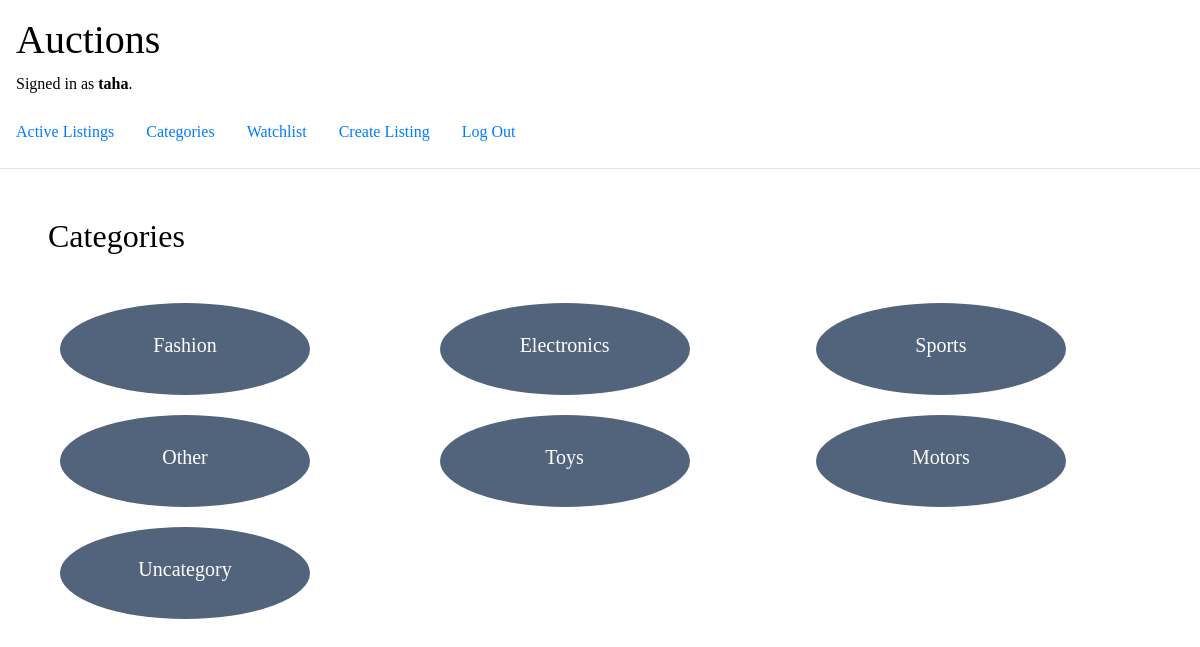
The page /categories (signed in) on the database as committed earlier.
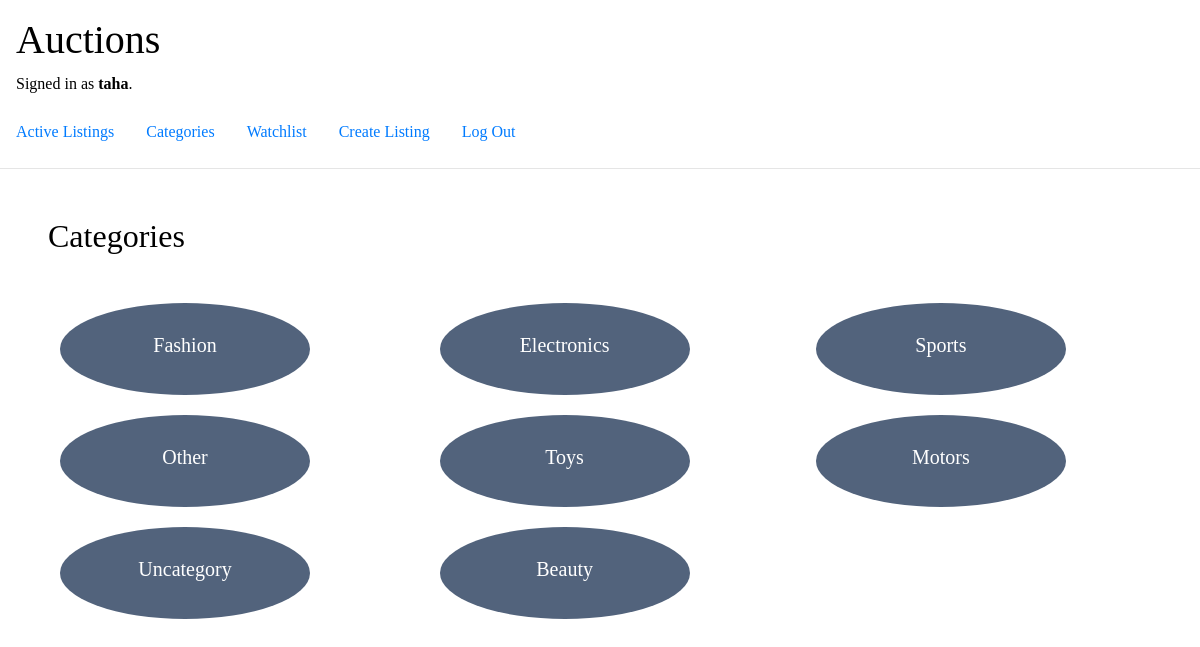
The same page on the database as committed later.
### auctions/models.py (models this page shows, shortened)
class Listing(models.Model):
        title = models.CharField(max_length=64)
        description =models.CharField(max_length=64)
        amount = models.FloatField(max_length=64)
        endAmont = models.FloatField(max_length=64,default=0)
        url =models.CharField(max_length=250)
        category =models.CharField(max_length=64)
        created_at = models.DateTimeField(auto_now_add=True)
        updated_at = models.DateTimeField(auto_now=True)
        user = models.ForeignKey(User, on_delete=models.CASCADE, related_name="EnterUser")
        status=models.CharField(max_length=64 ,default='open')

### auctions/views.py (the view)
# urls.py: path("categories", views.categories, name="categories"),
@login_required(login_url='/login')
def categories(request):
    categorie_list = Listing.objects.values_list('category').distinct()
    return render(request, "auctions/categories.html" ,{'categorie_list':categorie_list})

### auctions/templates/auctions/categories.html (shortened to what this page needs)
{% extends "auctions/layout.html" %}
{% block body %}
    <h2 class="m-5"> Categories</h2>
    <div class="continer">
        {% if categorie_list  %}
{% for i in categorie_list %}
{% for x in i %}
<a href="{% url 'categorieView' x   %}">
<div class="continer-iteam">
    {% if x == 'No Category Listed'%}
    <h5>Uncategory </h5>
    {% else %}
    <h5> {{x}}</h5>
    {% endif %}
</div>
</a>
{% endfor %}
{% endfor %}
{% endif %}
</div>
{% endblock %}

Rows that differ between the two databases and show on the page:
no longer on this page (row unchanged): Listing: category "Electronics"
no longer on this page (row unchanged): Listing: category "Sports"
no longer on this page (row edited): Listing: category "Other"
no longer on this page (row unchanged): Listing: category "Toys"
no longer on this page (row unchanged): Listing: category "Motors"
Other text that changed with them:
new list line: "Electronics"
new list line: "Sports"
new list line: "Other"
new list line: "Toys"
new list line: "Motors"
new list line: "Beauty"
